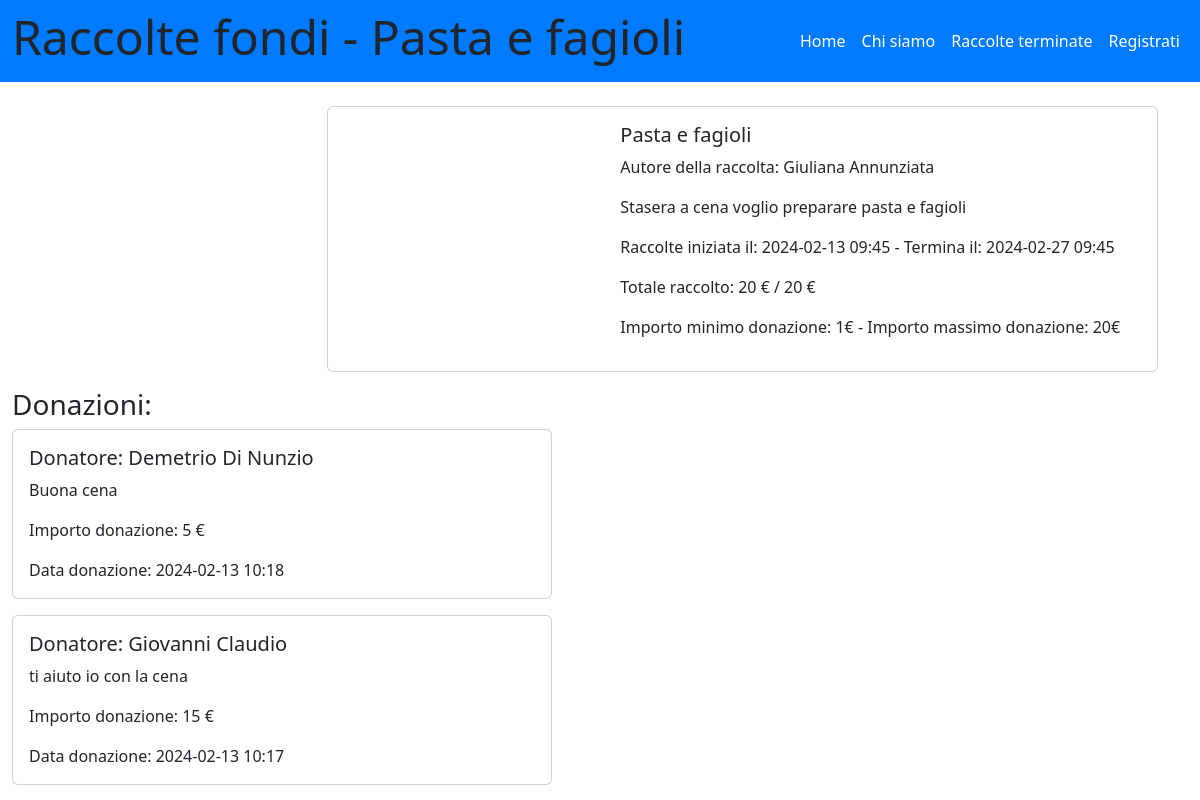
/raccolte/1, run on the app's committed database.
### tables this page shows
CREATE TABLE "raccolte" (
	"id_raccolta"	INTEGER NOT NULL UNIQUE,
	"nome_raccolta"	TEXT NOT NULL,
	"descrizione"	TEXT,
	"immagine"	TEXT,
	"data_creazione"	TEXT,
	"data_termine"	TEXT,
	"cifra_attuale"	NUMERIC,
	"cifra_da_raggiungere"	NUMERIC,
	"tipo_raccolta"	TEXT,
	"organizzatore_raccolta"	INTEGER,
	"importo_minimo"	NUMERIC,
	"status"	TEXT DEFAULT 'attiva',
	"aggiornata"	TEXT DEFAULT 'no',
	"importo_massimo"	NUMERIC,
	PRIMARY KEY("id_raccolta" AUTOINCREMENT),
	FOREIGN KEY("organizzatore_raccolta") REFERENCES "utenti"("id_utente")
);

CREATE TABLE "utenti" (
	"id_utente"	INTEGER UNIQUE,
	"email"	TEXT NOT NULL UNIQUE,
	"password"	TEXT NOT NULL UNIQUE,
	"nome"	TEXT NOT NULL,
	"cognome"	TEXT NOT NULL,
	"immagine_utente"	TEXT,
	"portafoglio"	NUMERIC,
	PRIMARY KEY("id_utente" AUTOINCREMENT)
);

CREATE TABLE "donazioni" (
	"id_donazione"	INTEGER NOT NULL UNIQUE,
	"importo"	INTEGER,
	"id_donatore"	INTEGER,
	"raccolta"	INTEGER,
	"testo_donazione"	TEXT,
	"data_donazione"	TEXT,
	"nome_donatore"	TEXT,
	"cognome_donatore"	TEXT,
	FOREIGN KEY("id_donatore") REFERENCES "utenti",
	FOREIGN KEY("raccolta") REFERENCES "raccolte",
	PRIMARY KEY("id_donazione" AUTOINCREMENT)
);

### app.py (the view)
@app.route('/raccolte/<int:id>')
def singola_raccolta(id):
    raccolta_db = raccolte_dao.get_raccolta_by_id(id)
    donazioni_db = donazioni_dao.get_donazione_by_id(id)
    return render_template('singola_raccolta.html', raccolta = raccolta_db, donazioni=donazioni_db)

### app.py (called while the page is built)
@app.before_request
def update_before_request():
    app.logger.info('Inizio update_status_e_portafoglio')
    try:
        raccolte_dao.update_status_e_portafoglio()
        app.logger.info('Fine update_status_e_portafoglio')
    except Exception as e:
        print('Error during update:', str(e))

### donazioni_dao.py (called while the page is built)
def get_donazione_by_id(id):
    conn = sqlite3.connect('db/raccolte_fondi.db')
    conn.row_factory = sqlite3.Row
    cursor = conn.cursor()
    '''ricevi l'id della raccolta, seleziona tutte le donazioni effettuate a quella raccolta, ovvero
    dove raccolta (donazioni) = id_raccolta (raccolte)'''
    sql = 'SELECT donazioni.id_donazione,donazioni.importo,donazioni.id_donatore,donazioni.raccolta,donazioni.testo_donazione,donazioni.data_donazione,donazioni.nome_donatore,donazioni.cognome_donatore FROM donazioni WHERE donazioni.raccolta = ? ORDER BY data_donazione DESC'
    cursor.execute(sql, (id,))
    donazioni = cursor.fetchall()
    cursor.close()
    conn.close()
    return donazioni

### raccolte_dao.py (called while the page is built)
def get_raccolta_by_id(id):
    conn = sqlite3.connect('db/raccolte_fondi.db')
    conn.row_factory = sqlite3.Row
    cursor = conn.cursor()
    sql = 'SELECT raccolte.id_raccolta,raccolte.nome_raccolta,raccolte.descrizione,raccolte.immagine,raccolte.data_creazione,raccolte.data_termine,raccolte.cifra_attuale,raccolte.cifra_da_raggiungere,raccolte.tipo_raccolta,raccolte.organizzatore_raccolta,raccolte.importo_minimo,raccolte.status,raccolte.aggiornata,raccolte.importo_massimo,utenti.nome,utenti.cognome,utenti.immagine_utente FROM raccolte LEFT JOIN utenti ON raccolte.organizzatore_raccolta = utenti.id_utente WHERE raccolte.id_raccolta = ?'
    cursor.execute(sql, (id,))
    post = cursor.fetchone()
    cursor.close()
    conn.close()
    return post

### templates/singola_raccolta.html (shortened to what this page needs)
{% extends "base.html" %}
{% block home_active %}active{% endblock %}
{% block page_name%}{{raccolta.nome_raccolta}}{%endblock%}
{%block content%}
<main class="col-lg-12">
  <div class="container">
    <div class="row">
      <div class="col-lg-9 offset-lg-3">
        <div class="card mb-3">
          <div class="row g-0">
            <div class="col-md-4">
            </div>
            <div class="col-md-8">
              <div class="card-body">
                <h5 class="card-title">{{raccolta.nome_raccolta | e}}</h5>
                <p>Autore della raccolta: {{raccolta.nome}} {{raccolta.cognome}}</p>
                <p class="card-text">{{raccolta.descrizione | e}}</p>
                <p>Raccolte iniziata il: {{raccolta.data_creazione | e}} - Termina il: {{raccolta.data_termine | e}}</p>
                <p>Totale raccolto: {{raccolta.cifra_attuale | e}} € / {{raccolta.cifra_da_raggiungere | e}} €</p>
                <p>Importo minimo donazione: {{raccolta.importo_minimo | int}}€ - Importo massimo donazione: {{raccolta.importo_massimo | int}}€</p>
              </div>
            </div>
          </div>
        </div>
      </div>
    </div>
  </div>
</main>
              <main class="col-lg-9">
                <h3>Donazioni:</h3>
                {% for donazione in donazioni %}
                <div class="card mb-3" style="max-width: 540px;">
                  <div class="row g-0">
                    <div class="col-md-8">
                      <div class="card-body">
                        <h5 class="card-title">
                          Donatore:
                          {% if donazione.donatore != None %}
                          {{donazione.nome_donatore | e}} {{donazione.cognome_donatore | e}}
                          {% else %}
                          anonimo
                          {% endif %}
                        </h5>
                        <p class="card-text">{{donazione.testo_donazione}}</p>
                        <p class="card-text">Importo donazione: {{donazione.importo | e}} €</p>
                        <p class="card-text">Data donazione: {{donazione.data_donazione | e}}</p>
                      </div>
                    </div>
                  </div>
                </div>
                {% endfor %}
        </div>
    </div>
{% endblock %}

### data on the page
raccolte: nome_raccolta "Pasta e fagioli", descrizione "Stasera a cena voglio preparare pasta e fagioli", data_creazione "2024-02-13 09:45", data_termine "2024-02-27 09:45", cifra_attuale "20", cifra_da_raggiungere "20", importo_minimo "1", importo_massimo "20"
utenti: nome "Giuliana", cognome "Annunziata"
donazioni: nome_donatore "Demetrio", cognome_donatore "Di Nunzio", testo_donazione "Buona cena", importo "5", data_donazione "2024-02-13 10:18"
donazioni: nome_donatore "Giovanni", cognome_donatore "Claudio", testo_donazione "ti aiuto io con la cena", importo "15", data_donazione "2024-02-13 10:17"
